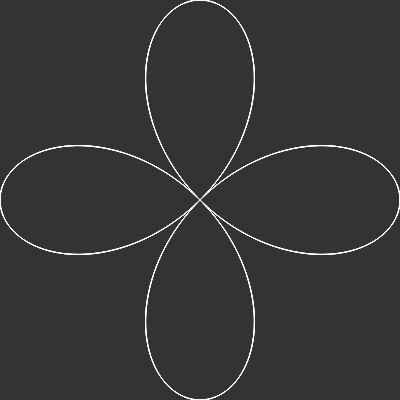
Frame 1 (no input)
Frame 60 (no input): identical to frame 1, image omitted
Frame 120 (the mouse pressed at the canvas centre since frame 60): identical to frame 1, image omitted

The p5.js sketch that drew this single still picture (run headless with seeded random() and noise() and a simulated clock; from frame 60 on, the mouse is pressed at the canvas centre):

// p5.js sketch
// ── sketch.js
let k = 4;
var sliderForD;
var sliderForN;

function setup() {
  createCanvas(400, 400);
  sliderForD = createSlider(1, 10, 4, 0.1);
  sliderForN = createSlider(0, 10, 8, 0.1);
}

function draw() {
  let d = floor(sliderForD.value());
  let n = floor(sliderForN.value());
  let k = n / d;
  background(51);

  translate(width / 2, height / 2);

  beginShape();
  stroke(255); strokeWeight(1); noFill();
  for (let a = 0; a < TWO_PI * d; a += 0.02) {
    let r = 200 * cos(k * a);
    let x = r * cos(a);
    let y = r * sin(a);
    vertex(x, y);
  }
  endShape(CLOSE);
}
